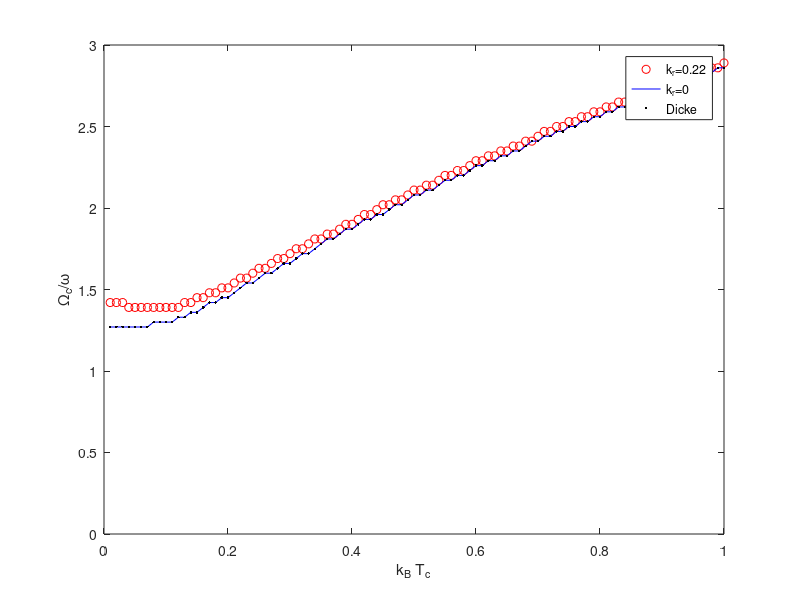

Write MATLAB code to recreate this figure.
%% comparing the two results with and without SOC
% clear
% clc
% close all
% load phase_diagram.mat 
% photonkr = photon';
% clear photon
% load phase_diagram_kr_0.mat
% photon0 = photon';
% surf(aO,aT,photon0-photonkr)
% xlabel('\Omega')
% ylabel('T')
% zlabel('photon number difference = n_{kr=0}-n_{kr=0.22} ')
%axis([0 max(aO) 0 max(aT) 0 max(max(photon))])

%% Plotting the phase boundary in two cases
clear
clc
close all
load phase_diagram.mat 
photonkr = photon;
clear photon
load phase_diagram_kr_0.mat
photon0 = photon;
clear photon
load Dicke.mat
photonD = photon;
clear photon
%
% Tckr = zeros(1,length(aO));
% for nO = 1:length(aO)
%     OmegaTilde = aO(nO);
%     for nT = 1:length(aT)
%         T = aT(nT);
%         if photonkr(nO,nT)>0
%             Tckr(nO) = T;
%             break;
%         end
%     end
% end           
% %
% Tck0 = zeros(1,length(aO));
% for nO = 1:length(aO)
%     OmegaTilde = aO(nO);
%     for nT = 1:length(aT)
%         T = aT(nT);
%         if photon0(nO,nT)>0
%             Tck0(nO) = T;
%             break;
%         end
%     end
% end
% figure(1)
% plot(aO,Tckr,'r--',aO,Tck0,'b')
% xlabel('\Omega_c')
% ylabel('T_c')
% legend('k_r=0.22','k_r=0')
%
Ockr = 100*ones(1,length(aT));
for nT = 1:length(aT)
    T = aT(nT);
    for nO = 1:length(aO)
        OmegaTilde = aO(nO);
        if photonkr(nO,nT)>0
            Ockr(nT) = OmegaTilde;
            break;
        end
    end
end            
%
Ock0 = zeros(1,length(aT));
for nT = 1:length(aT)
    T = aT(nT);
    for nO = 1:length(aO)
        OmegaTilde = aO(nO);
        if photon0(nO,nT)>0
            Ock0(nT) = OmegaTilde;
            break;
        end
    end
end 
OckD = 100*ones(1,length(aT));
for nT = 1:length(aT)
    T = aT(nT);
    for nO = 1:length(aO)
        OmegaTilde = aO(nO);
        if photonD(nO,nT)>0
            OckD(nT) = OmegaTilde;
            break;
        end
    end
end 
figure(2)
set(gca,'fontsize',16)
plot(aT,Ockr,'ro',aT,Ock0,'b',aT,OckD,'k.')
xlabel('k_B T_c')
ylabel('\Omega_c/\omega')
legend('k_r=0.22','k_r=0','Dicke')
axis([0 max(aT) 0 3])